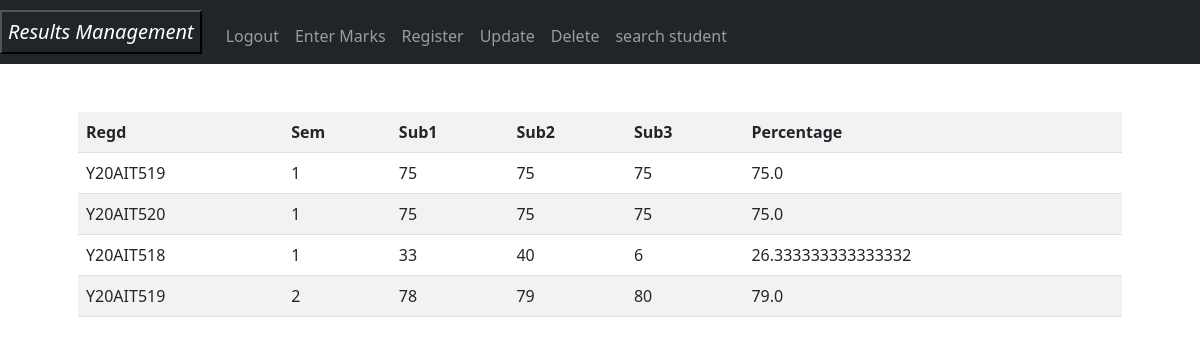
/home (signed in), run on the app's committed database.
### tables this page shows
CREATE TABLE "marks" (
	"regd"	Varchar,
	"sem"	INTEGER,
	"sub1"	INTEGER,
	"sub2"	INTEGER,
	"sub3"	INTEGER,
	"percentage"	Double
);

### app.py (the view)
@app.route('/home',methods=['GET','POST'])
def home():
    if session["user_id"]=="Admin":
        cur.execute('Select * from marks')
        l=cur.fetchall()
        return render_template('home.html',marks=l)
    else:
        c=session["user_id"]
        cur.execute('Select * from marks where regd=?',(c,))
        l=cur.fetchall()
        return render_template('home.html',marks=l)

### templates/home.html
<!DOCTYPE html>{% extends "layout.html" %} {% block main %}
<table class="table table-striped">
    <tbody>
        <tr>
            <th>Regd</th>
            <th>Sem</th>
            <th>Sub1</th>
            <th>Sub2</th>
            <th>Sub3</th>
            <th>Percentage</th>
        </tr>
        {% for i in marks %}
        <tr>
            <td>{{i[0]}}</td>
            <td>{{i[1]}}</td>
            <td>{{i[2]}}</td>
            <td>{{i[3]}}</td>
            <td>{{i[4]}}</td>
            <td>{{i[5]}}</td>
            {% endfor %}
        </tr>
    </tbody>
</table>
{% endblock %}

### templates/layout.html (shortened to what this page needs)
<!doctype html>
<html>
<head>
    <link href="https://cdn.jsdelivr.net/npm/bootstrap@5.2.2/dist/css/bootstrap.min.css" rel="stylesheet">
</head>
<nav class="navbar navbar-expand-lg navbar-dark bg-dark">
    <button type="home" class="navbar-brand navbar-dark bg-dark"><i>Results Management</i></button>
    <div class="collapse navbar-collapse" id="navbar" style="float: right">
        {% if session.user_id %}
        <ul class="navbar-nav   ml-auto mt-2">
            <li class="nav-item"><a class="nav-link" href="/logout">Logout</a></li>
            {% if session.user_id=="Admin" %}
            <li class="nav-item"><a class="nav-link" href="/upload">Enter Marks</a></li>
            <li class="nav-item"><a class="nav-link" href="/register">Register</a></li>
            <li class="nav-item"><a class="nav-link" href="/update">Update</a></li>
            <li class="nav-item"><a class="nav-link" href="/delete">Delete</a></li>
            <li class="nav-item"><a class="nav-link" href="/search">search student</a></li>
            {% endif %}
        </ul>
        {% else %}
        <div width="100%" align="right">
            <ul class="navbar-nav ml-auto mt-2">
                <li class="nav-item"><a class="nav-link" href="/">Logins</a></li>
            </ul>
        </div>
        {% endif %}
    </div>
</nav>
<main class="container p-5">
    {% block main %}{% endblock %}
</main>
</html>

### data on the page
marks: regd "Y20AIT519", sem "1", sub1 "75", sub2 "75", sub3 "75", percentage "75.0"
marks: regd "Y20AIT520", sem "1", sub1 "75", sub2 "75", sub3 "75", percentage "75.0"
marks: regd "Y20AIT518", sem "1", sub1 "33", sub2 "40", sub3 "6", percentage "26.333333333333332"
marks: regd "Y20AIT519", sem "2", sub1 "78", sub2 "79", sub3 "80", percentage "79.0"
